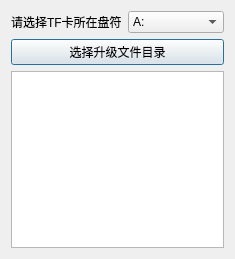
<?xml version="1.0" encoding="UTF-8"?>
<ui version="4.0">
 <class>Dialog</class>
 <widget class="QDialog" name="Dialog">
  <property name="geometry">
   <rect>
    <x>0</x>
    <y>0</y>
    <width>235</width>
    <height>259</height>
   </rect>
  </property>
  <property name="sizePolicy">
   <sizepolicy hsizetype="Preferred" vsizetype="Preferred">
    <horstretch>0</horstretch>
    <verstretch>0</verstretch>
   </sizepolicy>
  </property>
  <property name="windowTitle">
   <string>大气层一键升级</string>
  </property>
  <layout class="QGridLayout" name="gridLayout">
   <item row="0" column="0">
    <layout class="QVBoxLayout" name="verticalLayout">
     <item>
      <layout class="QHBoxLayout" name="horizontalLayout">
       <item>
        <widget class="QLabel" name="label">
         <property name="text">
          <string>请选择TF卡所在盘符</string>
         </property>
        </widget>
       </item>
       <item>
        <widget class="QComboBox" name="comboBox">
         <property name="maxVisibleItems">
          <number>10</number>
         </property>
         <item>
          <property name="text">
           <string>A:</string>
          </property>
         </item>
         <item>
          <property name="text">
           <string>B:</string>
          </property>
         </item>
         <item>
          <property name="text">
           <string>C:</string>
          </property>
         </item>
         <item>
          <property name="text">
           <string>D:</string>
          </property>
         </item>
         <item>
          <property name="text">
           <string>E:</string>
          </property>
         </item>
         <item>
          <property name="text">
           <string>F:</string>
          </property>
         </item>
         <item>
          <property name="text">
           <string>G:</string>
          </property>
         </item>
         <item>
          <property name="text">
           <string>H:</string>
          </property>
         </item>
         <item>
          <property name="text">
           <string>I:</string>
          </property>
         </item>
         <item>
          <property name="text">
           <string>J:</string>
          </property>
         </item>
         <item>
          <property name="text">
           <string>K:</string>
          </property>
         </item>
         <item>
          <property name="text">
           <string>L:</string>
          </property>
         </item>
         <item>
          <property name="text">
           <string>M:</string>
          </property>
         </item>
         <item>
          <property name="text">
           <string>N:</string>
          </property>
         </item>
         <item>
          <property name="text">
           <string>O:</string>
          </property>
         </item>
         <item>
          <property name="text">
           <string>P:</string>
          </property>
         </item>
         <item>
          <property name="text">
           <string>Q:</string>
          </property>
         </item>
         <item>
          <property name="text">
           <string>R:</string>
          </property>
         </item>
         <item>
          <property name="text">
           <string>S:</string>
          </property>
         </item>
         <item>
          <property name="text">
           <string>T:</string>
          </property>
         </item>
         <item>
          <property name="text">
           <string>U:</string>
          </property>
         </item>
         <item>
          <property name="text">
           <string>V:</string>
          </property>
         </item>
         <item>
          <property name="text">
           <string>W:</string>
          </property>
         </item>
         <item>
          <property name="text">
           <string>X:</string>
          </property>
         </item>
         <item>
          <property name="text">
           <string>Y:</string>
          </property>
         </item>
         <item>
          <property name="text">
           <string>Z:</string>
          </property>
         </item>
        </widget>
       </item>
      </layout>
     </item>
     <item>
      <widget class="QPushButton" name="Button">
       <property name="text">
        <string>选择升级文件目录</string>
       </property>
      </widget>
     </item>
    </layout>
   </item>
   <item row="1" column="0">
    <widget class="QTextBrowser" name="textBrowser"/>
   </item>
  </layout>
 </widget>
 <tabstops>
  <tabstop>comboBox</tabstop>
  <tabstop>Button</tabstop>
  <tabstop>textBrowser</tabstop>
 </tabstops>
 <resources/>
 <connections/>
</ui>
